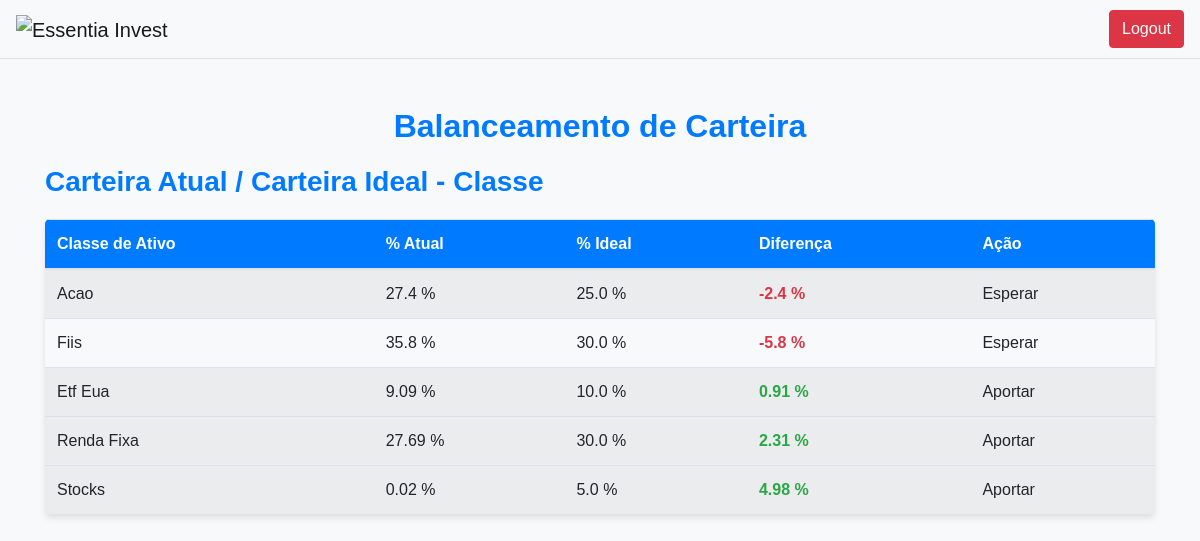
Before: /balanceamento_carteira (signed in) with the older database file.
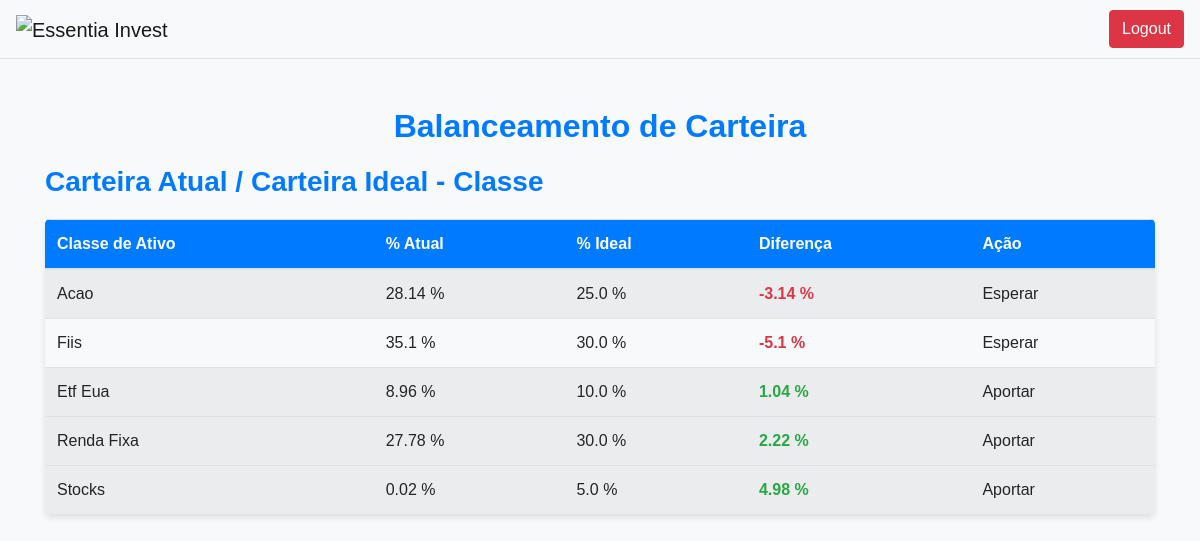
After: the same page with the newer database file.
### tables this page shows
CREATE TABLE ativos_carteira_ideal (
            id INTEGER PRIMARY KEY AUTOINCREMENT,
            user_id INTEGER NOT NULL,
            classe_ativo TEXT NOT NULL,
            nome_ativo TEXT NOT NULL,
            nota_ativo REAL NOT NULL, preco_atual REAL, lpa REAL, vpa REAL,
            FOREIGN KEY(user_id) REFERENCES users(id)
        );

CREATE TABLE carteira_ideal (
            id INTEGER PRIMARY KEY AUTOINCREMENT,
            user_id INTEGER NOT NULL,
            classe_ativo TEXT NOT NULL,
            porcentagem REAL NOT NULL, dividendo_desejado REAL,
            FOREIGN KEY(user_id) REFERENCES users(id)
        );

### app.py (the view)
@app.route('/balanceamento_carteira', methods=['GET', 'POST'])
@autenticacao_service.login_required
def balanceamento_carteira():
    return balanceamento_carteira_service.consulta_balanceamento_carteira(session)

### repository/carteira_ideal_repository.py (called while the page is built)
def consulta_porcentagem(user_id, classe_ativo):
    conn, cursor = db_repository.inicializa_conexao_db()
    cursor.execute('SELECT porcentagem FROM carteira_ideal WHERE user_id = ? AND classe_ativo = ?', (user_id, classe_ativo))
    porcentagem_existente = cursor.fetchone()
    conn.close()
    return porcentagem_existente

def consulta_ativos_carteira(user_id):
    conn, cursor = db_repository.inicializa_conexao_db()
    cursor.execute('SELECT classe_ativo, nome_ativo, nota_ativo, preco_atual FROM ativos_carteira_ideal WHERE user_id = ?', (user_id,))
    ativos = cursor.fetchall()
    conn.close()
    return ativos

### repository/db_repository.py (called while the page is built)
def inicializa_conexao_db():
    conn = sqlite3.connect('database.db')
    cursor = conn.cursor()
    return conn, cursor

### repository/transacao_repository.py (called while the page is built)
def consulta_transacoes_ativo(user_id, ticket):
    conn, cursor = db_repository.inicializa_conexao_db()
    cursor.execute('SELECT operacao, quantidade, preco_unitario FROM  transacao WHERE user_id = ? AND  codigo_ativo = ?', (user_id, ticket))
    transacoes = cursor.fetchall()
    conn.close()
    return transacoes

### service/autenticacao_service.py (called while the page is built)
def login_required(f):
    @wraps(f)
    def decorated_function(*args, **kwargs):
        if not session.get('logged_in'):
            flash('Você precisa estar logado para acessar esta página.', 'danger')
            return redirect(url_for('login'))
        return f(*args, **kwargs)
    return decorated_function

### service/balanceamento_carteira_service.py (called while the page is built)
def consulta_balanceamento_carteira(session):
    user_id = session['user_id']
    ativos_carteira = carteira_ideal_repository.consulta_ativos_carteira(user_id)
    ativos_por_classe = agrupar_ativos_por_classe(ativos_carteira)
    dados_ativos, total_patrimonio, consolidado_classe = calcular_total_ativos(user_id, ativos_por_classe)
    consolidado_classe = calcular_balanceamento_classe(user_id, consolidado_classe, total_patrimonio)
    soma_total_notas = sum(dados['total_notas'] for dados in consolidado_classe.values())
    dados_ativos = calcular_balanceamento_individual(dados_ativos, consolidado_classe, soma_total_notas, total_patrimonio)
    return render_template('balanceamento_carteira.html', dados_ativos=dados_ativos, consolidado_classe=consolidado_classe)

def agrupar_ativos_por_classe(ativos_carteira):
    ativos_por_classe = {}
    for ativo in ativos_carteira:
        classe = ativo[0]
        if classe not in ativos_por_classe:
            ativos_por_classe[classe] = []
        ativos_por_classe[classe].append(ativo)
    return ativos_por_classe

### templates/balanceamento_carteira.html (shortened to what this page needs)
<!DOCTYPE html>
<html lang="pt-BR">
<head>
    <link rel="stylesheet" href="https://stackpath.bootstrapcdn.com/bootstrap/4.5.2/css/bootstrap.min.css">
    <link rel="stylesheet" href="../static/css/balanceamento_carteira/styles.css">
</head>
<body>
    <header class="header">
        <nav class="navbar navbar-expand-lg navbar-light bg-light">
            <a class="navbar-brand" href="#"><img src="{{ url_for('static', filename='img/logo.png') }}" alt="Essentia Invest" height="40"></a>
            <div class="ml-auto">
                <a href="{{ url_for('logout') }}" class="btn btn-danger">Logout</a>
            </div>
        </nav>
    </header>
    <div class="container mt-5">
        <h2 class="text-center">Balanceamento de Carteira</h2>
        <h3>Carteira Atual / Carteira Ideal - Classe</h3>
        <table class="table table-striped">
            <thead>
                <tr>
                    <th>Classe de Ativo</th>
                    <th>% Atual</th>
                    <th>% Ideal</th>
                    <th>Diferença</th>
                    <th>Ação</th>
                </tr>
            </thead>
            <tbody>
                {% for classe, dados in consolidado_classe.items() %}
                <tr
                    {% if dados.necessidade_aporte == 'Aportar' %}
                        data-toggle="collapse"
                        data-target="#collapse-{{ loop.index }}"
                        aria-expanded="false"
                        aria-controls="collapse-{{ loop.index }}"
                        class="table-row-expandable"
                    {% else %}
                        class="table-row-modal" data-toggle="modal" data-target="#modal-aviso"
                    {% endif %}
                >
                    <td>{{ classe.replace('_', ' ').title() }}</td>
                    <td>{{ dados.porcentagem_atual }} %</td>
                    <td>{{ dados.porcentagem_ideal }} %</td>
                    <td class="font-weight-bold {% if dados.diferenca_aporte < 0 %}text-danger{% elif dados.diferenca_aporte > 0 %}text-success{% endif %}">
                        {{ dados.diferenca_aporte }} %
                    </td>
                    <td>{{ dados.necessidade_aporte }}</td>
                </tr>
                {% endfor %}
            </tbody>
        </table>
    </div>
</body>
</html>

### static/css/balanceamento_carteira/styles.css (style rules this page uses)
body { background-color: #f8f9fa; color: #343a40; font-family: 'Arial', sans-serif; }
.header { background-color: #ffffff; border-bottom: 1px solid #e0e0e0; }
h2, h3 { color: #007bff; margin-bottom: 20px; font-weight: bold; }
.table { border-radius: 5px; overflow: hidden; box-shadow: 0 4px 6px rgba(0, 0, 0, 0.1); }
.table thead { background-color: #007bff; color: white; }
.table td, .table th { vertical-align: middle; }
.text-danger { color: #dc3545 !important; }
.text-success { color: #28a745 !important; }

Changed rows visible on the page:
changed ativos_carteira_ideal "Acao": porcentagem_atual "27.4" → "28.14"; diferenca_aporte "-2.4" → "-3.14"
changed ativos_carteira_ideal "Fiis": porcentagem_atual "35.8" → "35.1"; diferenca_aporte "-5.8" → "-5.1"
changed ativos_carteira_ideal "Etf Eua": porcentagem_atual "9.09" → "8.96"; diferenca_aporte "0.91" → "1.04"
changed ativos_carteira_ideal "Renda Fixa": porcentagem_atual "27.69" → "27.78"; diferenca_aporte "2.31" → "2.22"
